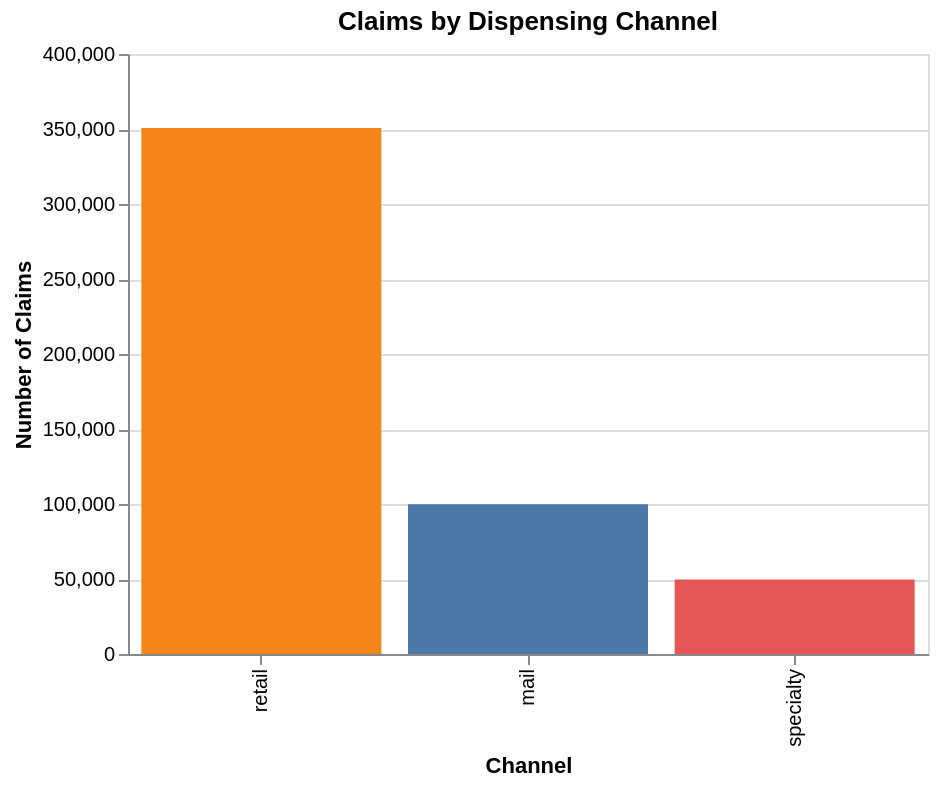

The notebook cell this image was saved under:
### Markdown cell above
## 3. Claims: Dispensing Channel Distribution

Three channels exist in this dataset:
- **Retail** (~70%): traditional pharmacy fills
- **Mail** (~20%): 90-day mail-order supplies
- **Specialty** (~10%): high-cost injectable / biologic therapies

Channel matters for rebate contracts because some manufacturers exclude certain channels.

### Code cell
channel_counts = (
    claims
    .group_by("channel")
    .agg(pl.len().alias("count"))
    .with_columns(
        (pl.col("count").cast(pl.Int64) / pl.col("count").sum().cast(pl.Int64) * 100).round(1).alias("pct")
    )
    .sort("count", descending=True)
)

print(channel_counts)

chart = (
    alt.Chart(channel_counts.to_pandas())
    .mark_bar()
    .encode(
        x=alt.X("channel:N", sort="-y", title="Channel"),
        y=alt.Y("count:Q", title="Number of Claims"),
        color=alt.Color("channel:N", legend=None),
        tooltip=["channel", "count", "pct"],
    )
    .properties(title="Claims by Dispensing Channel", width=400, height=300)
)
chart

### Figure 1 — Vega-Lite specification as saved in the notebook (floating-point values rounded to 4 significant figures)
{"config": {"view": {"continuousWidth": 300, "continuousHeight": 300}}, "data": {"name": "data-55439d5ebaf5b96c25ae56c628145da8"}, "mark": {"type": "bar"}, "encoding": {"color": {"field": "channel", "legend": null, "type": "nominal"}, "tooltip": [{"field": "channel", "type": "nominal"}, {"field": "count", "type": "quantitative"}, {"field": "pct", "type": "quantitative"}], "x": {"field": "channel", "sort": "-y", "title": "Channel", "type": "nominal"}, "y": {"field": "count", "title": "Number of Claims", "type": "quantitative"}}, "height": 300, "title": "Claims by Dispensing Channel", "width": 400, "$schema": "https://vega.github.io/schema/vega-lite/v6.4.1.json", "datasets": {"data-55439d5ebaf5b96c25ae56c628145da8": [{"channel": "retail", "count": 350602, "pct": 70.1}, {"channel": "mail", "count": 99796, "pct": 20.0}, {"channel": "specialty", "count": 49602, "pct": 9.9}]}}
